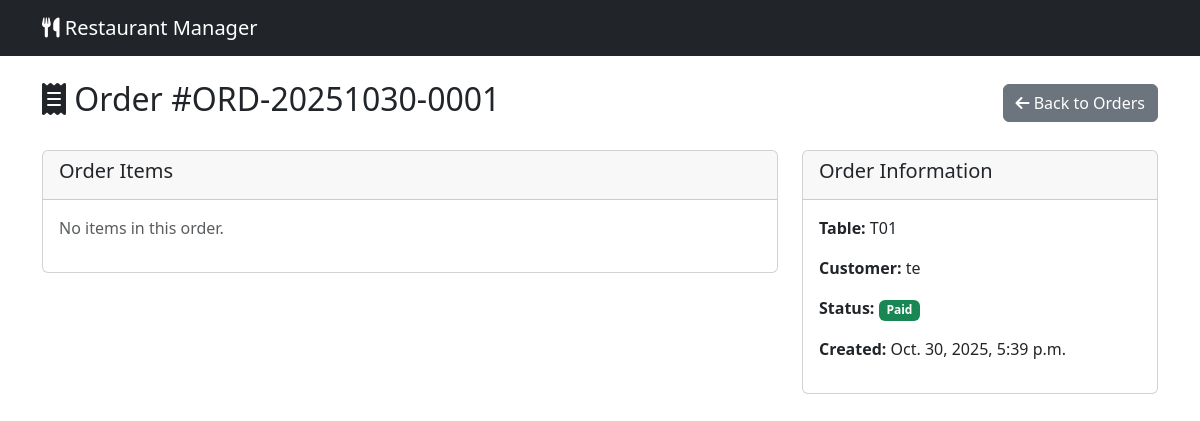
Page /orders/1/ (signed in) on the committed database.
### restaurant/models.py (models this page shows, shortened)
class Order(models.Model):
    ORDER_STATUS = [
        ('pending', 'Pending'),
        ('confirmed', 'Confirmed'),
        ('preparing', 'Preparing'),
        ('ready', 'Ready'),
        ('served', 'Served'),
        ('cancelled', 'Cancelled'),
        ('paid', 'Paid'),
    ]
    order_number = models.CharField(max_length=20, unique=True)
    table = models.ForeignKey(Table, on_delete=models.CASCADE)
    customer_name = models.CharField(max_length=200, blank=True)
    status = models.CharField(max_length=20, choices=ORDER_STATUS, default='pending')
    total_amount = models.DecimalField(max_digits=10, decimal_places=2, default=0)
    created_at = models.DateTimeField(auto_now_add=True)
    updated_at = models.DateTimeField(auto_now=True)
    notes = models.TextField(blank=True)

class Table(models.Model):
    TABLE_STATUS = [
        ('available', 'Available'),
        ('occupied', 'Occupied'),
        ('reserved', 'Reserved'),
        ('maintenance', 'Maintenance'),
    ]
    table_number = models.CharField(max_length=10, unique=True)
    capacity = models.IntegerField(validators=[MinValueValidator(1), MaxValueValidator(20)])
    status = models.CharField(max_length=20, choices=TABLE_STATUS, default='available')
    location = models.CharField(max_length=100, help_text="e.g., 'Window Side', 'Garden View'")
    created_at = models.DateTimeField(default=timezone.now)

### restaurant/views.py (the view)
# urls.py: path('orders/<int:order_id>/', views.order_detail, name='order_detail'),
@login_required
def order_detail(request, order_id):
    order = get_object_or_404(Order, id=order_id)
    context = {
        'order': order
    }
    return render(request, 'restaurant/order_detail.html', context)

### templates/restaurant/order_detail.html (shortened to what this page needs)
<!DOCTYPE html>
<html lang="en">
<head>
    <link href="https://cdn.jsdelivr.net/npm/bootstrap@5.3.0/dist/css/bootstrap.min.css" rel="stylesheet">
    <link href="https://cdnjs.cloudflare.com/ajax/libs/font-awesome/6.0.0/css/all.min.css" rel="stylesheet">
</head>
<body>
    <nav class="navbar navbar-expand-lg navbar-dark bg-dark">
        <div class="container">
            <a class="navbar-brand" href="{% url 'dashboard' %}">
                <i class="fas fa-utensils"></i> Restaurant Manager
            </a>
        </div>
    </nav>
    <div class="container mt-4">
        <div class="d-flex justify-content-between align-items-center mb-4">
            <h2><i class="fas fa-receipt"></i> Order #{{ order.order_number }}</h2>
            <a href="{% url 'order_management' %}" class="btn btn-secondary">
                <i class="fas fa-arrow-left"></i> Back to Orders
            </a>
        </div>
        <div class="row">
            <div class="col-md-8">
                <div class="card">
                    <div class="card-header">
                        <h5>Order Items</h5>
                    </div>
                    <div class="card-body">
                        {% if order.items.all %}
                        <table class="table">
                            <thead>
                                <tr>
                                    <th>Item</th>
                                    <th>Quantity</th>
                                    <th>Price</th>
                                    <th>Total</th>
                                </tr>
                            </thead>
                            <tbody>
                                {% for item in order.items.all %}
                                <tr>
                                    <td>{{ item.menu_item.name }}</td>
                                    <td>{{ item.quantity }}</td>
                                    <td>${{ item.unit_price }}</td>
                                    <td>${{ item.total_price }}</td>
                                </tr>
                                {% endfor %}
                            </tbody>
                            <tfoot>
                                <tr>
                                    <td colspan="3" class="text-end"><strong>Total:</strong></td>
                                    <td><strong>${{ order.total_amount }}</strong></td>
                                </tr>
                            </tfoot>
                        </table>
                        {% else %}
                        <p class="text-muted">No items in this order.</p>
                        {% endif %}
                    </div>
                </div>
            </div>
            <div class="col-md-4">
                <div class="card">
                    <div class="card-header">
                        <h5>Order Information</h5>
                    </div>
                    <div class="card-body">
                        <p><strong>Table:</strong> {{ order.table.table_number }}</p>
                        <p><strong>Customer:</strong> {{ order.customer_name|default:"Walk-in" }}</p>
                        <p><strong>Status:</strong>
                            <span class="badge
                                {% if order.status == 'pending' %}bg-secondary
                                {% elif order.status == 'confirmed' %}bg-primary
                                {% elif order.status == 'preparing' %}bg-warning
                                {% elif order.status == 'ready' %}bg-info
                                {% elif order.status == 'served' %}bg-success
                                {% elif order.status == 'paid' %}bg-success
                                {% else %}bg-danger{% endif %}">
                                {{ order.status|title }}
                            </span>
                        </p>
                        <p><strong>Created:</strong> {{ order.created_at }}</p>
                    </div>
                </div>
            </div>
        </div>
    </div>
</body>
</html>

### rows in the picture
Order: order_number "ORD-20251030-0001", table.table_number "T01", customer_name "te", status "Paid", created_at "Oct. 30, 2025, 5:39 p.m."
